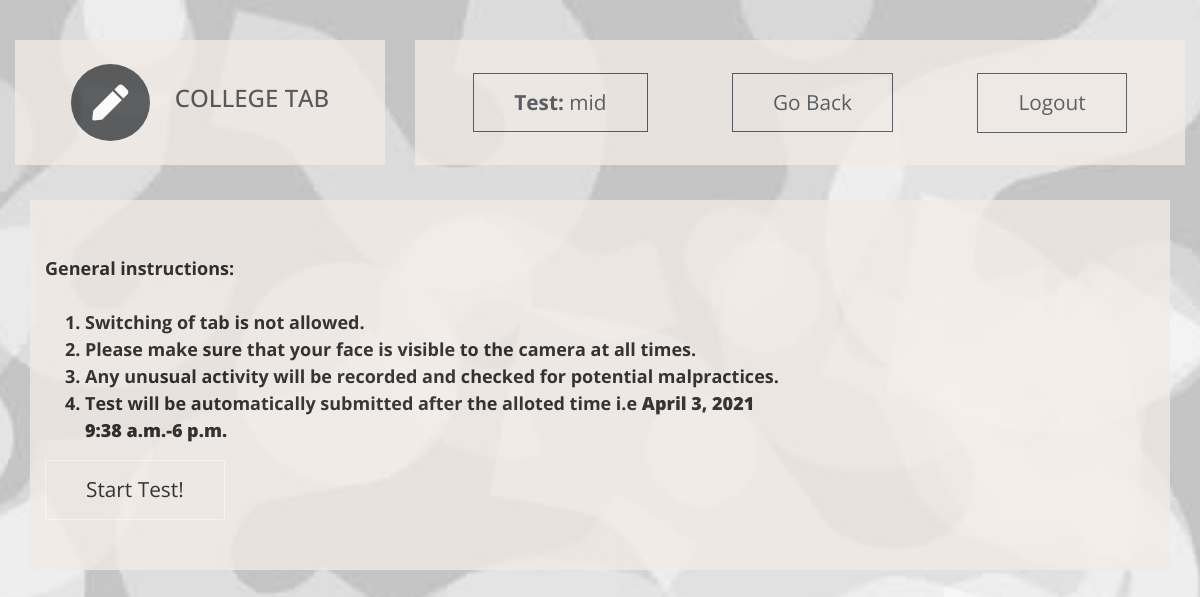
Page /s_dashboard/s_test/0103IT181055/1 on the committed database.
### ctapp/models.py (models this page shows)
class Test(models.Model):
    topic = models.CharField(max_length=50)
    link = models.CharField(max_length=1000)
    form_link=models.CharField(max_length=1000,default="Google Link")#google form link
    c_id  = models.ForeignKey(Class,on_delete=models.CASCADE)       #class id
    s_id = models.ForeignKey(subject,on_delete=models.CASCADE)  #subject id
    t_id = models.ForeignKey(teacher,on_delete=models.CASCADE)  #teacher id
    date = models.DateField()
    starttime = models.TimeField(auto_now=False,auto_now_add=False)
    endtime = models.TimeField(auto_now=False,auto_now_add=False)
    def __str__(self):
        s_name = str(self.s_id.name)     #get subject name
        sem_sec = str(self.c_id.branch) + " - " +str(self.c_id.sem)+"TH - "+str(self.c_id.sec)
        return sem_sec+" - "+s_name+' - ' + str(self.topic)

### ctapp/views.py (the view)
# urls.py: path('s_test/<str:stud_id>/<int:test_id>', views.stud_test, name='test'),
def stud_test(request,stud_id,test_id):
    template = loader.get_template('test.html')
    test = Test.objects.get(id=test_id)
    st = student.objects.get(enrollment_number=stud_id)
    print(test)
    context = {"student":st,'test':test}
    return HttpResponse(template.render(context, request))

### ctapp/templates/test.html (shortened to what this page needs)
<!DOCTYPE html>
<html lang="en">
{% load static %}
  <head>
    <link rel="stylesheet" href="{% static 'css/all.min.css' %}" />
    <link rel="stylesheet" href="{% static 'css/bootstrap.min.css' %}" />
    <link rel="stylesheet" href="{% static 'css/templatemo-style.css' %}" />
  </head>
  <body id="body" style="overflow: hidden;">
    <div class="parallax-window" data-parallax="scroll" data-image-src="{% static 'img/test.jpg' %}">
      <div class="container-fluid">
        <div class="row tm-brand-row">
          <div class="col-lg-4 col-11">
            <div class="tm-brand-container tm-bg-white-transparent">
              <i class="fas fa-2x fa-pen tm-brand-icon"></i>
              <div class="tm-brand-texts">
                <h1 class="text-uppercase tm-brand-name">College Tab</h1>
              </div>
            </div>
          </div>
          <div class="col-lg-8 col-1">
            <div class="tm-nav">
              <nav
                class="navbar navbar-expand-lg navbar-light tm-bg-white-transparent tm-navbar">
                <div class="collapse navbar-collapse" id="navbarNav">
                  <ul class="navbar-nav">
                    <li class="btn btn-outline-dark">
                        <b>Test:</b> {{test.topic}}
                    </li>
                    <li class="nav-item">
                        <a href="{% url 'student:s_db' student.enrollment_number %}" class="btn btn-outline-dark"> Go Back </a>
                    </li>
                    <li class="nav-item">
                      <a href="{% url 's_logout' %}" class="btn btn-outline-dark" style="height: 60px; text-align:center;">Logout</a>
                    </li>
                  </ul>
                </div>
              </nav>
            </div>
          </div>
        </div>
        <section class="Test_section" id="test_body">
          <div class="col-12">
              <div class="parallax-window tm-services-parallax-header tm-testimonials-parallax-header"
                  data-parallax="scroll"
                  data-z-index="101">
                <div class="tm-bg-white-transparent tm-services-header tm-testimonials-header" style='color:black;'>
                  <div>
                    General instructions:<br><br>
                    <ol>
                      <li>Switching of tab is not allowed.</li>
                      <li>Please make sure that your face is visible to the camera at all times.</li>
                      <li>Any unusual activity will be recorded and checked for potential malpractices.</li>
                      <li>Test will be automatically submitted after the alloted time i.e <b>{{test.date}}<br> {{test.starttime}}-{{test.endtime}}</b></li>
                    </ol>
                  </div>
                  <a onclick="alertUser()" id="start_btn" class="btn btn-outline-light">Start Test!</a>
               </div>
              </div>
            </div>
        </section>
  </body>
</html>

### ctapp/static/css/templatemo-style.css (style rules this page uses)
html { scroll-behavior: smooth; }
body { font-family: "Open Sans", Arial, Helvetica, sans-serif; font-size: 18px; font-weight: 400; color: #6b6b6b; overflow-x: hidden; }
a, button { transition: all 0.3s ease; }
.container-fluid { max-width: 1310px; }
.parallax-window { min-height: 1100px; background: transparent; }
.tm-bg-white-transparent { background-color: rgba(255, 255, 255, 0.8); }
.tm-brand-row { align-items: center; padding-top: 40px; padding-bottom: 28px; }
.tm-brand-container { max-width: 500px; height: 125px; display: flex; align-items: center; justify-content: center; }
.tm-brand-icon { width: 79px; height: 77px; display: flex; align-items: center; justify-content: center; background-color: #333436; color: white; border-radius: 50%; margin-right: 25px; }
.tm-brand-name { font-size: 1.5rem; color: #333333; }
::placeholder { color: black; opacity: 1; }
.tm-navbar { max-width: 840px;min-height: 125px;justify-content:; }
.tm-navbar .navbar-nav { width: 100%; display: flex; align-items: center; justify-content: space-around; }
.nav-item { position: relative; }
.btn { border-radius: 0; padding: 13px 40px; font-size: 1.3rem; }
.tm-bg-white-transparent { background-color: #F2EBE7;; opacity: 0.77; color: #F4F3F2; font-weight: bold; }
::placeholder { color: black; }
#test_body { position: relative; top:-50px; color:black; }
.tm-services-parallax-header { min-height: 700px; display: flex; align-items: center; margin-top: 42px; margin-bottom: 22px; }
.tm-services-header { position: relative; z-index: 102; width: 100%; padding: 85px 15px 37px 15px; }
.tm-testimonials-header { padding: 55px 15px 50px; }
.tm-testimonials-parallax-header { min-height: 400px; margin-bottom: 45px; }

### rows in the picture
Test: topic "mid", date "April 3, 2021", starttime "9:38 a.m.", endtime "6 p.m."
